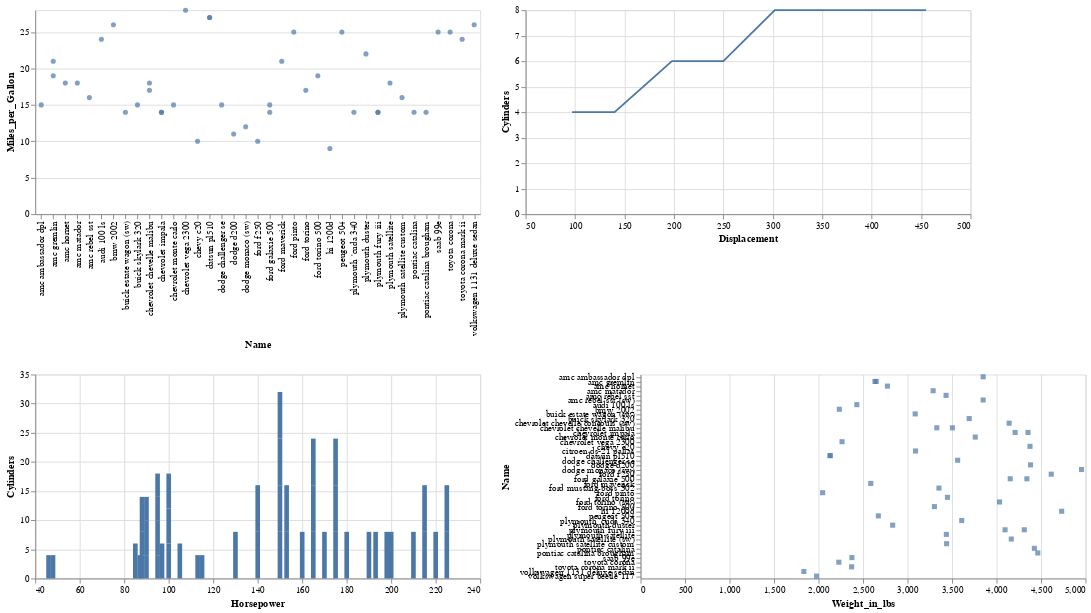

Here is the notebook cell this chart was saved with:
### Code cell
(mpg | cyl) & (hrs | wei)

### Figure 1 — Vega-Lite specification as saved in the notebook (floating-point values rounded to 4 significant figures)
{"config": {"view": {"continuousWidth": 400, "continuousHeight": 300}}, "vconcat": [{"hconcat": [{"data": {"name": "data-92f01b9ad66a4cded607bf85bbc446bc"}, "mark": "circle", "encoding": {"x": {"type": "nominal", "field": "Name"}, "y": {"type": "quantitative", "field": "Miles_per_Gallon"}}, "height": 220, "width": 480}, {"data": {"name": "data-92f01b9ad66a4cded607bf85bbc446bc"}, "mark": "line", "encoding": {"x": {"type": "quantitative", "field": "Displacement"}, "y": {"type": "quantitative", "field": "Cylinders"}}, "height": 220, "width": 480}]}, {"hconcat": [{"data": {"name": "data-92f01b9ad66a4cded607bf85bbc446bc"}, "mark": "bar", "encoding": {"x": {"type": "quantitative", "field": "Horsepower"}, "y": {"type": "quantitative", "field": "Cylinders"}}, "height": 220, "width": 480}, {"data": {"name": "data-92f01b9ad66a4cded607bf85bbc446bc"}, "mark": "square", "encoding": {"x": {"type": "quantitative", "field": "Weight_in_lbs"}, "y": {"type": "nominal", "field": "Name"}}, "height": 220, "width": 480}]}], "$schema": "https://vega.github.io/schema/vega-lite/v4.8.1.json", "datasets": {"data-92f01b9ad66a4cded607bf85bbc446bc": [{"Name": "chevrolet chevelle malibu", "Miles_per_Gallon": 18.0, "Cylinders": 8, "Displacement": 307.0, "Horsepower": 130.0, "Weight_in_lbs": 3504, "Acceleration": 12.0, "Year": "1970-01-01T00:00:00", "Origin": "USA"}, {"Name": "buick skylark 320", "Miles_per_Gallon": 15.0, "Cylinders": 8, "Displacement": 350.0, "Horsepower": 165.0, "Weight_in_lbs": 3693, "Acceleration": 11.5, "Year": "1970-01-01T00:00:00", "Origin": "USA"}, {"Name": "plymouth satellite", "Miles_per_Gallon": 18.0, "Cylinders": 8, "Displacement": 318.0, "Horsepower": 150.0, "Weight_in_lbs": 3436, "Acceleration": 11.0, "Year": "1970-01-01T00:00:00", "Origin": "USA"}, {"Name": "amc rebel sst", "Miles_per_Gallon": 16.0, "Cylinders": 8, "Displacement": 304.0, "Horsepower": 150.0, "Weight_in_lbs": 3433, "Acceleration": 12.0, "Year": "1970-01-01T00:00:00", "Origin": "USA"}, {"Name": "ford torino", "Miles_per_Gallon": 17.0, "Cylinders": 8, "Displacement": 302.0, "Horsepower": 140.0, "Weight_in_lbs": 3449, "Acceleration": 10.5, "Year": "1970-01-01T00:00:00", "Origin": "USA"}, {"Name": "ford galaxie 500", "Miles_per_Gallon": 15.0, "Cylinders": 8, "Displacement": 429.0, "Horsepower": 198.0, "Weight_in_lbs": 4341, "Acceleration": 10.0, "Year": "1970-01-01T00:00:00", "Origin": "USA"}, {"Name": "chevrolet impala", "Miles_per_Gallon": 14.0, "Cylinders": 8, "Displacement": 454.0, "Horsepower": 220.0, "Weight_in_lbs": 4354, "Acceleration": 9.0, "Year": "1970-01-01T00:00:00", "Origin": "USA"}, {"Name": "plymouth fury iii", "Miles_per_Gallon": 14.0, "Cylinders": 8, "Displacement": 440.0, "Horsepower": 215.0, "Weight_in_lbs": 4312, "Acceleration": 8.5, "Year": "1970-01-01T00:00:00", "Origin": "USA"}, {"Name": "pontiac catalina", "Miles_per_Gallon": 14.0, "Cylinders": 8, "Displacement": 455.0, "Horsepower": 225.0, "Weight_in_lbs": 4425, "Acceleration": 10.0, "Year": "1970-01-01T00:00:00", "Origin": "USA"}, {"Name": "amc ambassador dpl", "Miles_per_Gallon": 15.0, "Cylinders": 8, "Displacement": 390.0, "Horsepower": 190.0, "Weight_in_lbs": 3850, "Acceleration": 8.5, "Year": "1970-01-01T00:00:00", "Origin": "USA"}, {"Name": "citroen ds-21 pallas", "Miles_per_Gallon": null, "Cylinders": 4, "Displacement": 133.0, "Horsepower": 115.0, "Weight_in_lbs": 3090, "Acceleration": 17.5, "Year": "1970-01-01T00:00:00", "Origin": "Europe"}, {"Name": "chevrolet chevelle concours (sw)", "Miles_per_Gallon": null, "Cylinders": 8, "Displacement": 350.0, "Horsepower": 165.0, "Weight_in_lbs": 4142, "Acceleration": 11.5, "Year": "1970-01-01T00:00:00", "Origin": "USA"}, {"Name": "ford torino (sw)", "Miles_per_Gallon": null, "Cylinders": 8, "Displacement": 351.0, "Horsepower": 153.0, "Weight_in_lbs": 4034, "Acceleration": 11.0, "Year": "1970-01-01T00:00:00", "Origin": "USA"}, {"Name": "plymouth satellite (sw)", "Miles_per_Gallon": null, "Cylinders": 8, "Displacement": 383.0, "Horsepower": 175.0, "Weight_in_lbs": 4166, "Acceleration": 10.5, "Year": "1970-01-01T00:00:00", "Origin": "USA"}, {"Name": "amc rebel sst (sw)", "Miles_per_Gallon": null, "Cylinders": 8, "Displacement": 360.0, "Horsepower": 175.0, "Weight_in_lbs": 3850, "Acceleration": 11.0, "Year": "1970-01-01T00:00:00", "Origin": "USA"}, {"Name": "dodge challenger se", "Miles_per_Gallon": 15.0, "Cylinders": 8, "Displacement": 383.0, "Horsepower": 170.0, "Weight_in_lbs": 3563, "Acceleration": 10.0, "Year": "1970-01-01T00:00:00", "Origin": "USA"}, {"Name": "plymouth 'cuda 340", "Miles_per_Gallon": 14.0, "Cylinders": 8, "Displacement": 340.0, "Horsepower": 160.0, "Weight_in_lbs": 3609, "Acceleration": 8.0, "Year": "1970-01-01T00:00:00", "Origin": "USA"}, {"Name": "ford mustang boss 302", "Miles_per_Gallon": null, "Cylinders": 8, "Displacement": 302.0, "Horsepower": 140.0, "Weight_in_lbs": 3353, "Acceleration": 8.0, "Year": "1970-01-01T00:00:00", "Origin": "USA"}, {"Name": "chevrolet monte carlo", "Miles_per_Gallon": 15.0, "Cylinders": 8, "Displacement": 400.0, "Horsepower": 150.0, "Weight_in_lbs": 3761, "Acceleration": 9.5, "Year": "1970-01-01T00:00:00", "Origin": "USA"}, {"Name": "buick estate wagon (sw)", "Miles_per_Gallon": 14.0, "Cylinders": 8, "Displacement": 455.0, "Horsepower": 225.0, "Weight_in_lbs": 3086, "Acceleration": 10.0, "Year": "1970-01-01T00:00:00", "Origin": "USA"}, {"Name": "toyota corona mark ii", "Miles_per_Gallon": 24.0, "Cylinders": 4, "Displacement": 113.0, "Horsepower": 95.0, "Weight_in_lbs": 2372, "Acceleration": 15.0, "Year": "1970-01-01T00:00:00", "Origin": "Japan"}, {"Name": "plymouth duster", "Miles_per_Gallon": 22.0, "Cylinders": 6, "Displacement": 198.0, "Horsepower": 95.0, "Weight_in_lbs": 2833, "Acceleration": 15.5, "Year": "1970-01-01T00:00:00", "Origin": "USA"}, {"Name": "amc hornet", "Miles_per_Gallon": 18.0, "Cylinders": 6, "Displacement": 199.0, "Horsepower": 97.0, "Weight_in_lbs": 2774, "Acceleration": 15.5, "Year": "1970-01-01T00:00:00", "Origin": "USA"}, {"Name": "ford maverick", "Miles_per_Gallon": 21.0, "Cylinders": 6, "Displacement": 200.0, "Horsepower": 85.0, "Weight_in_lbs": 2587, "Acceleration": 16.0, "Year": "1970-01-01T00:00:00", "Origin": "USA"}, {"Name": "datsun pl510", "Miles_per_Gallon": 27.0, "Cylinders": 4, "Displacement": 97.0, "Horsepower": 88.0, "Weight_in_lbs": 2130, "Acceleration": 14.5, "Year": "1970-01-01T00:00:00", "Origin": "Japan"}, {"Name": "volkswagen 1131 deluxe sedan", "Miles_per_Gallon": 26.0, "Cylinders": 4, "Displacement": 97.0, "Horsepower": 46.0, "Weight_in_lbs": 1835, "Acceleration": 20.5, "Year": "1970-01-01T00:00:00", "Origin": "Europe"}, {"Name": "peugeot 504", "Miles_per_Gallon": 25.0, "Cylinders": 4, "Displacement": 110.0, "Horsepower": 87.0, "Weight_in_lbs": 2672, "Acceleration": 17.5, "Year": "1970-01-01T00:00:00", "Origin": "Europe"}, {"Name": "audi 100 ls", "Miles_per_Gallon": 24.0, "Cylinders": 4, "Displacement": 107.0, "Horsepower": 90.0, "Weight_in_lbs": 2430, "Acceleration": 14.5, "Year": "1970-01-01T00:00:00", "Origin": "Europe"}, {"Name": "saab 99e", "Miles_per_Gallon": 25.0, "Cylinders": 4, "Displacement": 104.0, "Horsepower": 95.0, "Weight_in_lbs": 2375, "Acceleration": 17.5, "Year": "1970-01-01T00:00:00", "Origin": "Europe"}, {"Name": "bmw 2002", "Miles_per_Gallon": 26.0, "Cylinders": 4, "Displacement": 121.0, "Horsepower": 113.0, "Weight_in_lbs": 2234, "Acceleration": 12.5, "Year": "1970-01-01T00:00:00", "Origin": "Europe"}, {"Name": "amc gremlin", "Miles_per_Gallon": 21.0, "Cylinders": 6, "Displacement": 199.0, "Horsepower": 90.0, "Weight_in_lbs": 2648, "Acceleration": 15.0, "Year": "1970-01-01T00:00:00", "Origin": "USA"}, {"Name": "ford f250", "Miles_per_Gallon": 10.0, "Cylinders": 8, "Displacement": 360.0, "Horsepower": 215.0, "Weight_in_lbs": 4615, "Acceleration": 14.0, "Year": "1970-01-01T00:00:00", "Origin": "USA"}, {"Name": "chevy c20", "Miles_per_Gallon": 10.0, "Cylinders": 8, "Displacement": 307.0, "Horsepower": 200.0, "Weight_in_lbs": 4376, "Acceleration": 15.0, "Year": "1970-01-01T00:00:00", "Origin": "USA"}, {"Name": "dodge d200", "Miles_per_Gallon": 11.0, "Cylinders": 8, "Displacement": 318.0, "Horsepower": 210.0, "Weight_in_lbs": 4382, "Acceleration": 13.5, "Year": "1970-01-01T00:00:00", "Origin": "USA"}, {"Name": "hi 1200d", "Miles_per_Gallon": 9.0, "Cylinders": 8, "Displacement": 304.0, "Horsepower": 193.0, "Weight_in_lbs": 4732, "Acceleration": 18.5, "Year": "1970-01-01T00:00:00", "Origin": "USA"}, {"Name": "datsun pl510", "Miles_per_Gallon": 27.0, "Cylinders": 4, "Displacement": 97.0, "Horsepower": 88.0, "Weight_in_lbs": 2130, "Acceleration": 14.5, "Year": "1971-01-01T00:00:00", "Origin": "Japan"}, {"Name": "chevrolet vega 2300", "Miles_per_Gallon": 28.0, "Cylinders": 4, "Displacement": 140.0, "Horsepower": 90.0, "Weight_in_lbs": 2264, "Acceleration": 15.5, "Year": "1971-01-01T00:00:00", "Origin": "USA"}, {"Name": "toyota corona", "Miles_per_Gallon": 25.0, "Cylinders": 4, "Displacement": 113.0, "Horsepower": 95.0, "Weight_in_lbs": 2228, "Acceleration": 14.0, "Year": "1971-01-01T00:00:00", "Origin": "Japan"}, {"Name": "ford pinto", "Miles_per_Gallon": 25.0, "Cylinders": 4, "Displacement": 98.0, "Horsepower": null, "Weight_in_lbs": 2046, "Acceleration": 19.0, "Year": "1971-01-01T00:00:00", "Origin": "USA"}, {"Name": "volkswagen super beetle 117", "Miles_per_Gallon": null, "Cylinders": 4, "Displacement": 97.0, "Horsepower": 48.0, "Weight_in_lbs": 1978, "Acceleration": 20.0, "Year": "1971-01-01T00:00:00", "Origin": "Europe"}, {"Name": "amc gremlin", "Miles_per_Gallon": 19.0, "Cylinders": 6, "Displacement": 232.0, "Horsepower": 100.0, "Weight_in_lbs": 2634, "Acceleration": 13.0, "Year": "1971-01-01T00:00:00", "Origin": "USA"}, {"Name": "plymouth satellite custom", "Miles_per_Gallon": 16.0, "Cylinders": 6, "Displacement": 225.0, "Horsepower": 105.0, "Weight_in_lbs": 3439, "Acceleration": 15.5, "Year": "1971-01-01T00:00:00", "Origin": "USA"}, {"Name": "chevrolet chevelle malibu", "Miles_per_Gallon": 17.0, "Cylinders": 6, "Displacement": 250.0, "Horsepower": 100.0, "Weight_in_lbs": 3329, "Acceleration": 15.5, "Year": "1971-01-01T00:00:00", "Origin": "USA"}, {"Name": "ford torino 500", "Miles_per_Gallon": 19.0, "Cylinders": 6, "Displacement": 250.0, "Horsepower": 88.0, "Weight_in_lbs": 3302, "Acceleration": 15.5, "Year": "1971-01-01T00:00:00", "Origin": "USA"}, {"Name": "amc matador", "Miles_per_Gallon": 18.0, "Cylinders": 6, "Displacement": 232.0, "Horsepower": 100.0, "Weight_in_lbs": 3288, "Acceleration": 15.5, "Year": "1971-01-01T00:00:00", "Origin": "USA"}, {"Name": "chevrolet impala", "Miles_per_Gallon": 14.0, "Cylinders": 8, "Displacement": 350.0, "Horsepower": 165.0, "Weight_in_lbs": 4209, "Acceleration": 12.0, "Year": "1971-01-01T00:00:00", "Origin": "USA"}, {"Name": "pontiac catalina brougham", "Miles_per_Gallon": 14.0, "Cylinders": 8, "Displacement": 400.0, "Horsepower": 175.0, "Weight_in_lbs": 4464, "Acceleration": 11.5, "Year": "1971-01-01T00:00:00", "Origin": "USA"}, {"Name": "ford galaxie 500", "Miles_per_Gallon": 14.0, "Cylinders": 8, "Displacement": 351.0, "Horsepower": 153.0, "Weight_in_lbs": 4154, "Acceleration": 13.5, "Year": "1971-01-01T00:00:00", "Origin": "USA"}, {"Name": "plymouth fury iii", "Miles_per_Gallon": 14.0, "Cylinders": 8, "Displacement": 318.0, "Horsepower": 150.0, "Weight_in_lbs": 4096, "Acceleration": 13.0, "Year": "1971-01-01T00:00:00", "Origin": "USA"}, {"Name": "dodge monaco (sw)", "Miles_per_Gallon": 12.0, "Cylinders": 8, "Displacement": 383.0, "Horsepower": 180.0, "Weight_in_lbs": 4955, "Acceleration": 11.5, "Year": "1971-01-01T00:00:00", "Origin": "USA"}]}}
